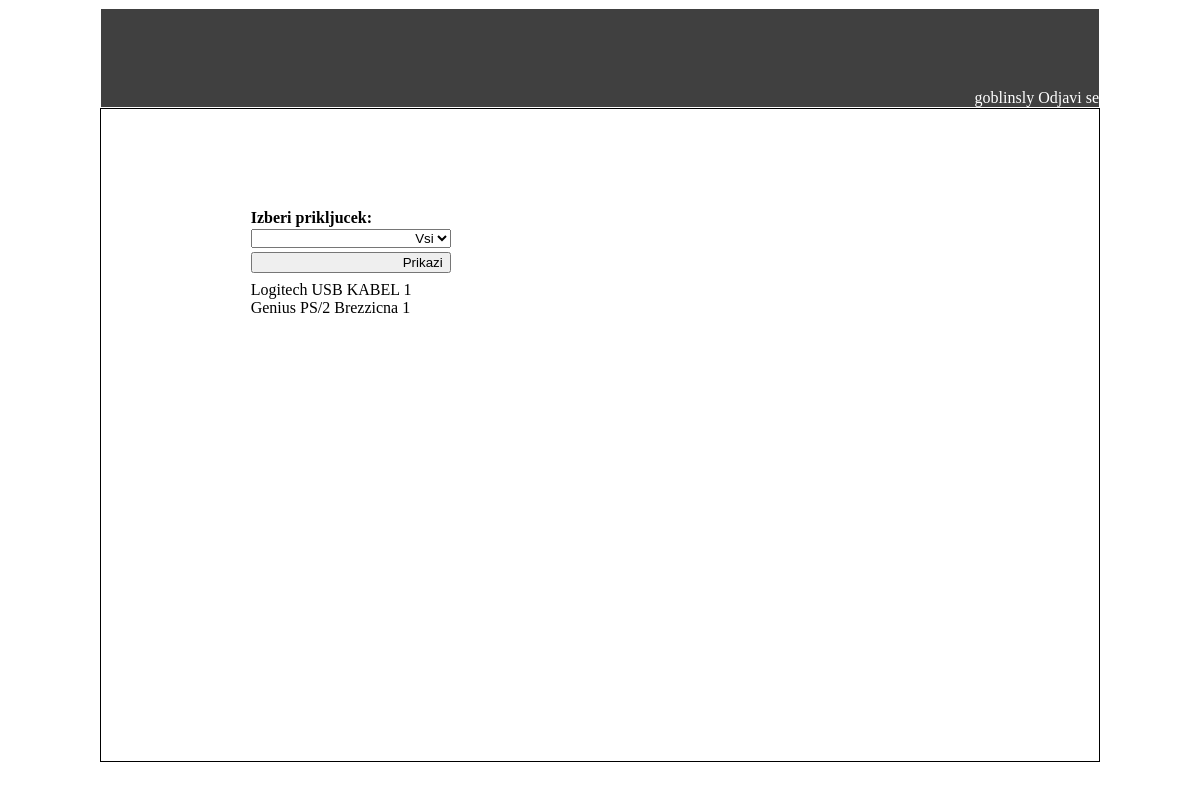
Before: /kalkulator/tipkovnice (signed in) with the older database file.
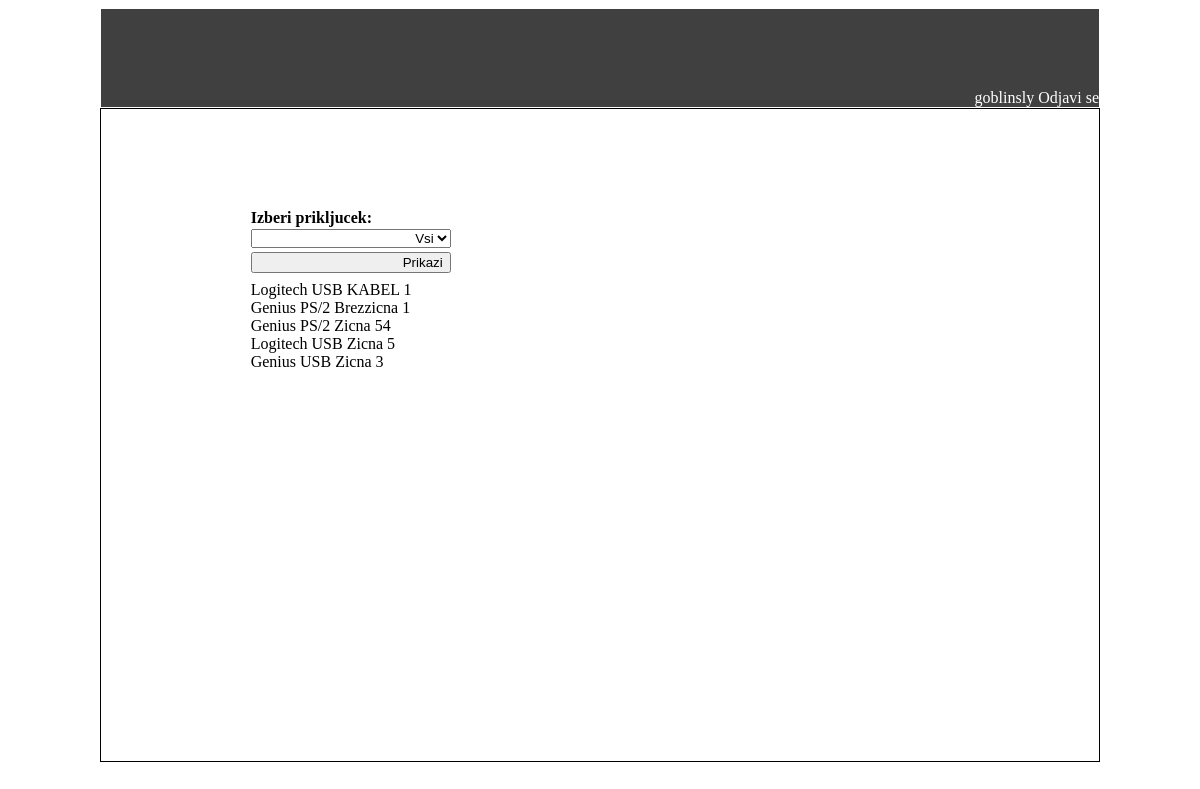
After: the same page with the newer database file.
### kalkulator/models.py (models this page shows)
class Tipkovnice(models.Model):
    znamka = models.CharField(max_length=20)
    prikljucek = models.CharField(max_length=20)
    povezava = models.CharField(max_length=20)
    kolicina = models.CharField(max_length=20)

### kalkulator/views.py (the view, shortened to what this page needs)
@login_required
def tipkovnice(request):
    context = {}
    tipkovnice = Tipkovnice.objects.all()
    context['tipkovnice'] = tipkovnice
    return render(request, 'kalkulator/tipkovnice.html', context)

### kalkulator/templates/kalkulator/tipkovnice.html (shortened to what this page needs)
{% extends "kalkulator/base.html" %}
{% block main %}
	<div id="Stanje">
		<form>
			<label>Izberi prikljucek:</label>
										<select name="prikljucek">
											<option selected>Vsi</option>
										</select>
			<input type="submit" id="vpisi" value="Prikazi">
		</form>
		<br>
		<br>
		<br>
		<br>
		{% for tipkovnica in tipkovnice %}
		{{tipkovnica.znamka}}   {{tipkovnica.prikljucek}} {{tipkovnica.povezava}} {{tipkovnica.kolicina}}<br>
		{% endfor %}
	</div>
{% endblock %}

### kalkulator/templates/kalkulator/base.html (shortened to what this page needs)
{% load static %}
<!DOCTYPE HTML>
<html>
	<head>
		<link href="{% static 'kalkulator/style.css' %}" rel="stylesheet"/>
	</head>
	<body>
		<div id="page">
			<div id="banner">
				{% block logout %}
					<div id="logout">
								{% if user.is_authenticated %}
									{{ user.username }}
									<a href="{% url 'login' %}">Odjavi se</a>
								{% endif %}
					</div>
				{% endblock %}
			</div>
			<div id="main">
				 {% block main %}
				 {% endblock %}
			</div>
		</div>
	</body>
</html>

### kalkulator/static/kalkulator/style.css (style rules this page uses)
body { max-width: 1000px; margin-left: auto; margin-right: auto; }
#page { width: 100%; height:98vh; }
#banner { position: relative; border: 1px solid white; box-sizing: border-box; max-width: 1000px; margin-left: auto; margin-right: auto; height: 100px; text-align: right; color: white; overflow: hidden; background-color: #404040; }
#main { height: 83.4%; border: 1px solid black; box-sizing: border-box; }
#logout { position: absolute; right: 0; bottom: 0; }
a:link { color: white; text-decoration: none; }
#Obrazec, #Stanje, #Porocilo { padding: 10% 15%; }
select, input, textarea { clear: both; float: left; width: 200px; margin: 2px 0px; text-align: right; }
label { float: left; clear: both; width: 200px; font-weight: bolder; }

Changed rows visible on the page:
added Tipkovnice: znamka "Genius", prikljucek "PS/2", povezava "Zicna", kolicina "54"
added Tipkovnice: znamka "Logitech", prikljucek "USB", povezava "Zicna", kolicina "5"
added Tipkovnice: znamka "Genius", prikljucek "USB", povezava "Zicna", kolicina "3"
